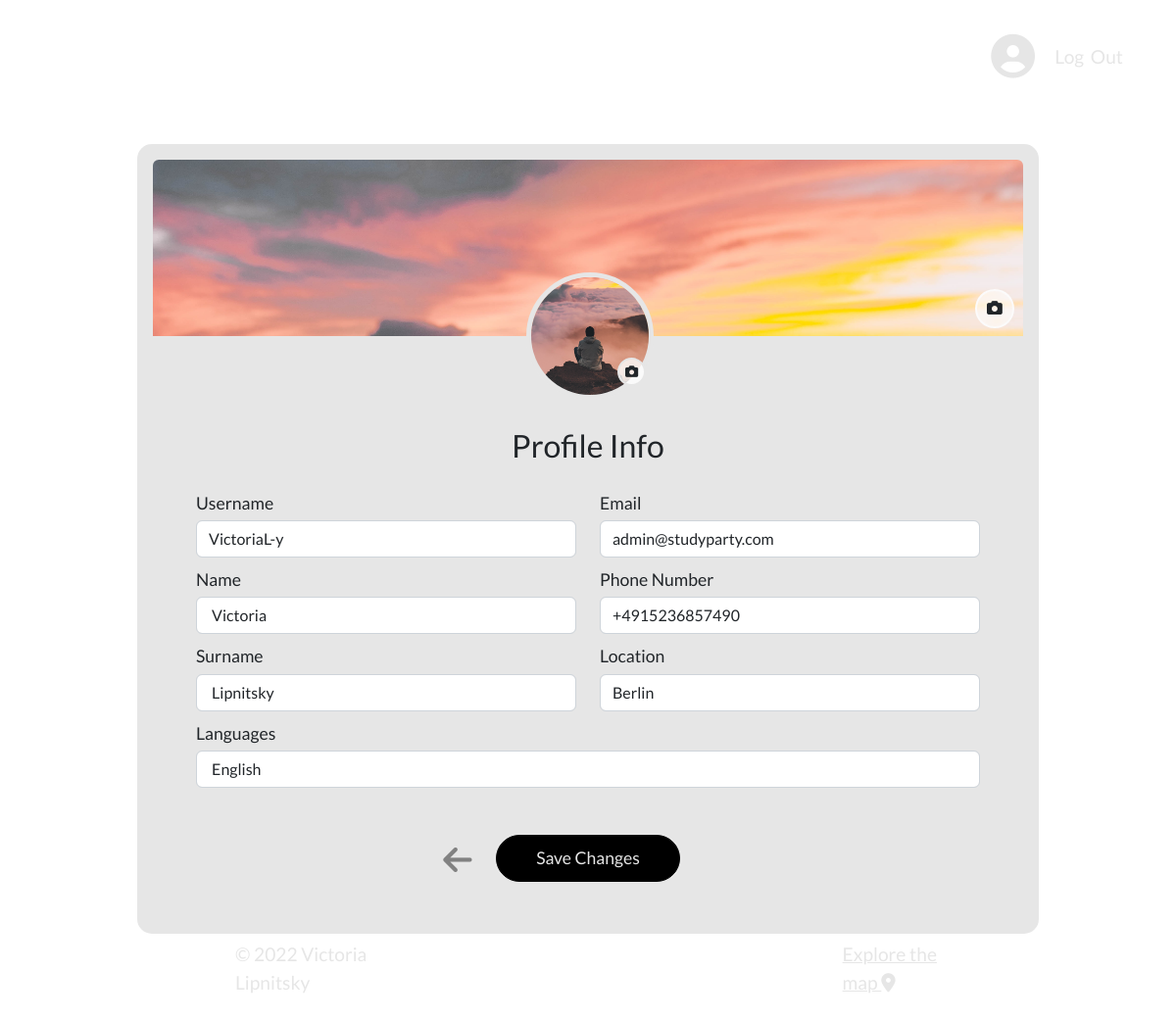
Page /profile/update (signed in) on the committed database.
### app/models.py (models this page shows, shortened)
class User(db.Model, UserMixin):
    __tablename__ = 'author'
    id = db.Column(db.Integer, primary_key=True)
    username = db.Column(db.String(20), unique=True, nullable=False)
    email = db.Column(db.String(120), unique=True, nullable=False)
    name = db.Column(db.String(20), unique=False, nullable=True, default=' ')
    surname = db.Column(db.String(20), unique=False, nullable=True, default=' ')
    phoneNumber = db.Column(db.String(15), unique=False, nullable=True, default=' ')
    location = db.Column(db.String(40), unique=False, nullable=True, default=' ')
    languages = db.Column(db.String(50), unique=False, nullable=True, default=' ')
    image_avatar_file = db.Column(db.String(20), nullable=False, default='default.jpg')
    image_bg_file = db.Column(db.String(20), nullable=False, default='default.jpg')
    password = db.Column(db.String(60), nullable=False)
    party = db.relationship('Party', backref='author', lazy=True)
    attending = db.relationship('Party', secondary=association_table, backref="followers")

### app/routes.py (the view)
@app.route("/profile/update", methods=['GET', 'POST'])
@login_required
def updateProfile():
    form = UpdateProfileForm()
    if form.validate_on_submit():
        if form.avatar_picture.data:
            avatar_file = save_avatar_picture(form.avatar_picture.data)
            current_user.image_avatar_file = avatar_file
        if form.bg_picture.data:
            bg_file = save_bg_picture(form.bg_picture.data)
            current_user.image_bg_file = bg_file
        current_user.username = form.username.data
        current_user.email = form.email.data
        current_user.name = form.name.data
        current_user.surname = form.surname.data
        current_user.phoneNumber = form.phoneNumber.data
        current_user.location = form.location.data
        current_user.languages = form.languages.data
        db.session.commit()
        flash('Your profile has been updated', 'success')
        return redirect(url_for('profile'))
    elif request.method == 'GET':
        form.username.data = current_user.username
        form.email.data = current_user.email
        form.name.data = current_user.name
        form.surname.data = current_user.surname
        form.phoneNumber.data = current_user.phoneNumber
        form.location.data = current_user.location
        form.languages.data = current_user.languages
    image_avatar_file = url_for('static', filename='profile_pics/' + current_user.image_avatar_file)
    image_bg_file = url_for('static', filename='profile_pics/' + current_user.image_bg_file)
    return render_template("updateProfile.html", title="Updating profile", image_avatar_file=image_avatar_file, image_bg_file=image_bg_file, form=form)

### app/models.py (called while the page is built)
@login_manager.user_loader
def load_user(user_id):
    return User.query.get(int(user_id))

### app/templates/updateProfile.html (shortened to what this page needs)
{% extends "layout.html" %}
{% block content %}
<div class="profile-container">
    <div class="content-section">
        <div id="imageBgPreview" class="profile-backg-img px-3 pb-3">
            <img class="rounded image-preview__image" src="{{ image_bg_file }}">
        </div>
        <div id="imageAvPreview" class="media d-flex flex-column align-items-center justify-content-center">
                <img class="rounded-circle ms-4 profile-img image-preview__image" src="{{ image_avatar_file }}">
        </div>
        <form class="profile-form" action="" method="POST" enctype="multipart/form-data">
            <fieldset class="row px-5 m-0 container-fluid d-flex justify-content-start">
                <label for="bg_picture">
                    <i class="fa-solid fa-camera edit-photo edit-photo-bg rounded-circle"></i>
                </label>
                <label for="avatar_picture">
                    <i class="fa-solid fa-camera edit-photo edit-photo-user rounded-circle"></i>
                </label>
                <legend class="pt-3 pb-2 p-0 text-center"><h2>Profile Info</h2></legend>
                <div class="col-lg-6">
                    {{ form.username.label(class="form-control-label pb-1") }}
                    {% if form.username.errors %}
                        {{ form.username(class="form-control is-invalid") }}
                        <div class="invalid-feedback">
                            {% for error in form.username.errors %}
                                <span>{{ error }}</span>
                            {% endfor %}
                        </div>
                    {% else %}
                        {{ form.username(class="form-control") }}
                    {% endif %}
                    {{ form.name.label(class="form-control-label pb-1") }}
                    {% if form.name.errors %}
                        {{ form.name(class="form-control is-invalid") }}
                        <div class="invalid-feedback">
                            {% for error in form.name.errors %}
                                <span>{{ error }}</span>
                            {% endfor %}
                        </div>
                    {% else %}
                        {{ form.name(class="form-control") }}
                    {% endif %}
                    {{ form.surname.label(class="form-control-label pb-1") }}
                    {% if form.surname.errors %}
                        {{ form.surname(class="form-control is-invalid") }}
                        <div class="invalid-feedback">
                            {% for error in form.surname.errors %}
                                <span>{{ error }}</span>
                            {% endfor %}
                        </div>
                    {% else %}
                        {{ form.surname(class="form-control") }}
                    {% endif %}
                </div>
                <div class="col-lg-6">
                    {{ form.email.label(class="form-control-label pb-1") }}
                    {% if form.email.errors %}
                        {{ form.email(class="form-control is-invalid") }}
                        <div class="invalid-feedback">
                            {% for error in form.email.errors %}
                                <span>{{ error }}</span>
                            {% endfor %}
                        </div>
                    {% else %}
                        {{ form.email(class="form-control") }}
                    {% endif %}
                    {{ form.phoneNumber.label(class="form-control-label pb-1") }}
                    {% if form.phoneNumber.errors %}
                        {{ form.phoneNumber(class="form-control is-invalid", id="phone") }}
                        <div class="invalid-feedback">
                            {% for error in form.phoneNumber.errors %}
                                <span>{{ error }}</span>
                            {% endfor %}
                        </div>
                    {% else %}
                        {{ form.phoneNumber(class="form-control", id="phone") }}
                    {% endif %}
                    {{ form.location.label(class="form-control-label pb-1") }}
                    {% if form.location.errors %}
                        {{ form.location(class="form-control is-invalid") }}
                        <div class="invalid-feedback">
                            {% for error in form.location.errors %}
                                <span>{{ error }}</span>
                            {% endfor %}
                        </div>
                    {% else %}
                        {{ form.location(class="form-control") }}
                    {% endif %}
                </div>
                <div>
                    {{ form.languages.label(class="form-control-label pb-1") }}
                    {% if form.languages.errors %}
                        {{ form.languages(class="form-control is-invalid") }}
                        <div class="invalid-feedback">
                            {% for error in form.languages.errors %}
                                <span>{{ error }}</span>
                            {% endfor %}
                        </div>
                    {% else %}
                        {{ form.languages(class="form-control") }}
                    {% endif %}
                </div>
            </fieldset>
            <div class="form-group pt-4 pb-4 mt-4 d-flex align-items-center justify-content-center">
                <a href="{{ url_for('profile') }}"><i class="fa-solid fa-arrow-left back-arrow"></i></a>
                {{ form.submit(class="btn btn-outline-info")}}
            </div>
        </form>
    </div>
</div>
<div class="container-fluid p-0 d-flex justify-content-between bottomInscription">
    <p>© 2022 Victoria Lipnitsky</p>
    <a href="{{ url_for('map') }}">Explore the map <i class="fa-solid fa-location-dot"></i></a>
</div>
{% endblock %}

### app/static/main.css (style rules this page uses)
* { box-sizing: border-box; }
:root { --fonts: rgb(230, 230, 230); --theQuestion: white; --darkButton: black; --border: rgb(129, 129, 129); --windowCol: 230,230,230; --profileWidth: calc(800px + 10vw); }
body { background-image: url(https://res.cloudinary.com/devqm7qmb/image/upload/q_50/v1664734048/StudyParty.jpg); background-size: cover; background-position: center; height: 100vh; width: 100vw; padding: 0; margin: 0; font-family: 'Lato', sans-serif; }
.bottomInscription { position: absolute; bottom: 1%; }
.bottomInscription p, .bottomInscription a { padding-left: 20vw; padding-right: 20vw; color: var(--fonts); font-size: 1.2em; margin-top: 1em; margin-bottom: 1em; }
fieldset { border: 0 none; }
legend { margin: 0 auto; padding-top: 65px; padding-bottom: 10px; font-size: 1.4em; }
input::placeholder { font-size: 0.9em; }
.profile-form .form-control-label { margin-top: 10px; }
.form-group .btn:not(.btn-file) { padding-top: 10px; padding-bottom: 10px; padding-left: 40px; padding-right: 40px; border-radius: 50px; font-size: 1em; color: var(--fonts); background-color: var(--darkButton); border: 1px solid var(--darkButton); margin-bottom: 40px; }
.profile-container { width: var(--profileWidth); height: fit-content; min-height: 70vh; max-height: 77vh; margin: 4.5vh auto; background-color: rgb(var(--windowCol)); font-size: 1.1em; border-radius: 15px; overflow-y: scroll; border-top: 1rem solid var(--fonts); }
.profile-backg-img { height: 180px; width: calc(800px + 10vw); overflow: hidden; }
.profile-backg-img img { height: auto; width: 100%; margin-right: 20px; }
.profile-img { object-fit: cover; height: 130px; width: 130px; margin-right: 20px; margin-top: -65px; margin-bottom: 12px; border: 5px solid rgb(var(--windowCol)); }
.edit-photo { font-size: 0.9em; }
.edit-photo-bg { margin-left: calc(10vw + 675px); top: -125px; padding: 10px; background-color: rgba(255, 255, 255, 0.6); border: 2px solid rgb(252, 251, 251); font-size: 0.9em; position: absolute; cursor: pointer; }
.edit-photo-user { margin-left: calc(5vw + 370px); top: -55px; padding: 6px; background-color: rgba(255, 255, 255, 0.8); border: 2px solid var(--fonts); font-size: 0.75em; position: absolute; cursor: pointer; }
.profile-form fieldset { position: relative; }
form.profile-form, .profile-container.party { position: relative; }
form.profile-form .back-arrow { color: var(--border); font-size: 1.9em; margin-left: calc(0.5vw - 60px); margin-top: -35px; position: absolute; }

### rows in the picture
User: username "VictoriaL-y", name "Victoria", surname "Lipnitsky", email "admin@studyparty.com", phoneNumber "+4915236857490", location "Berlin", languages "English"
